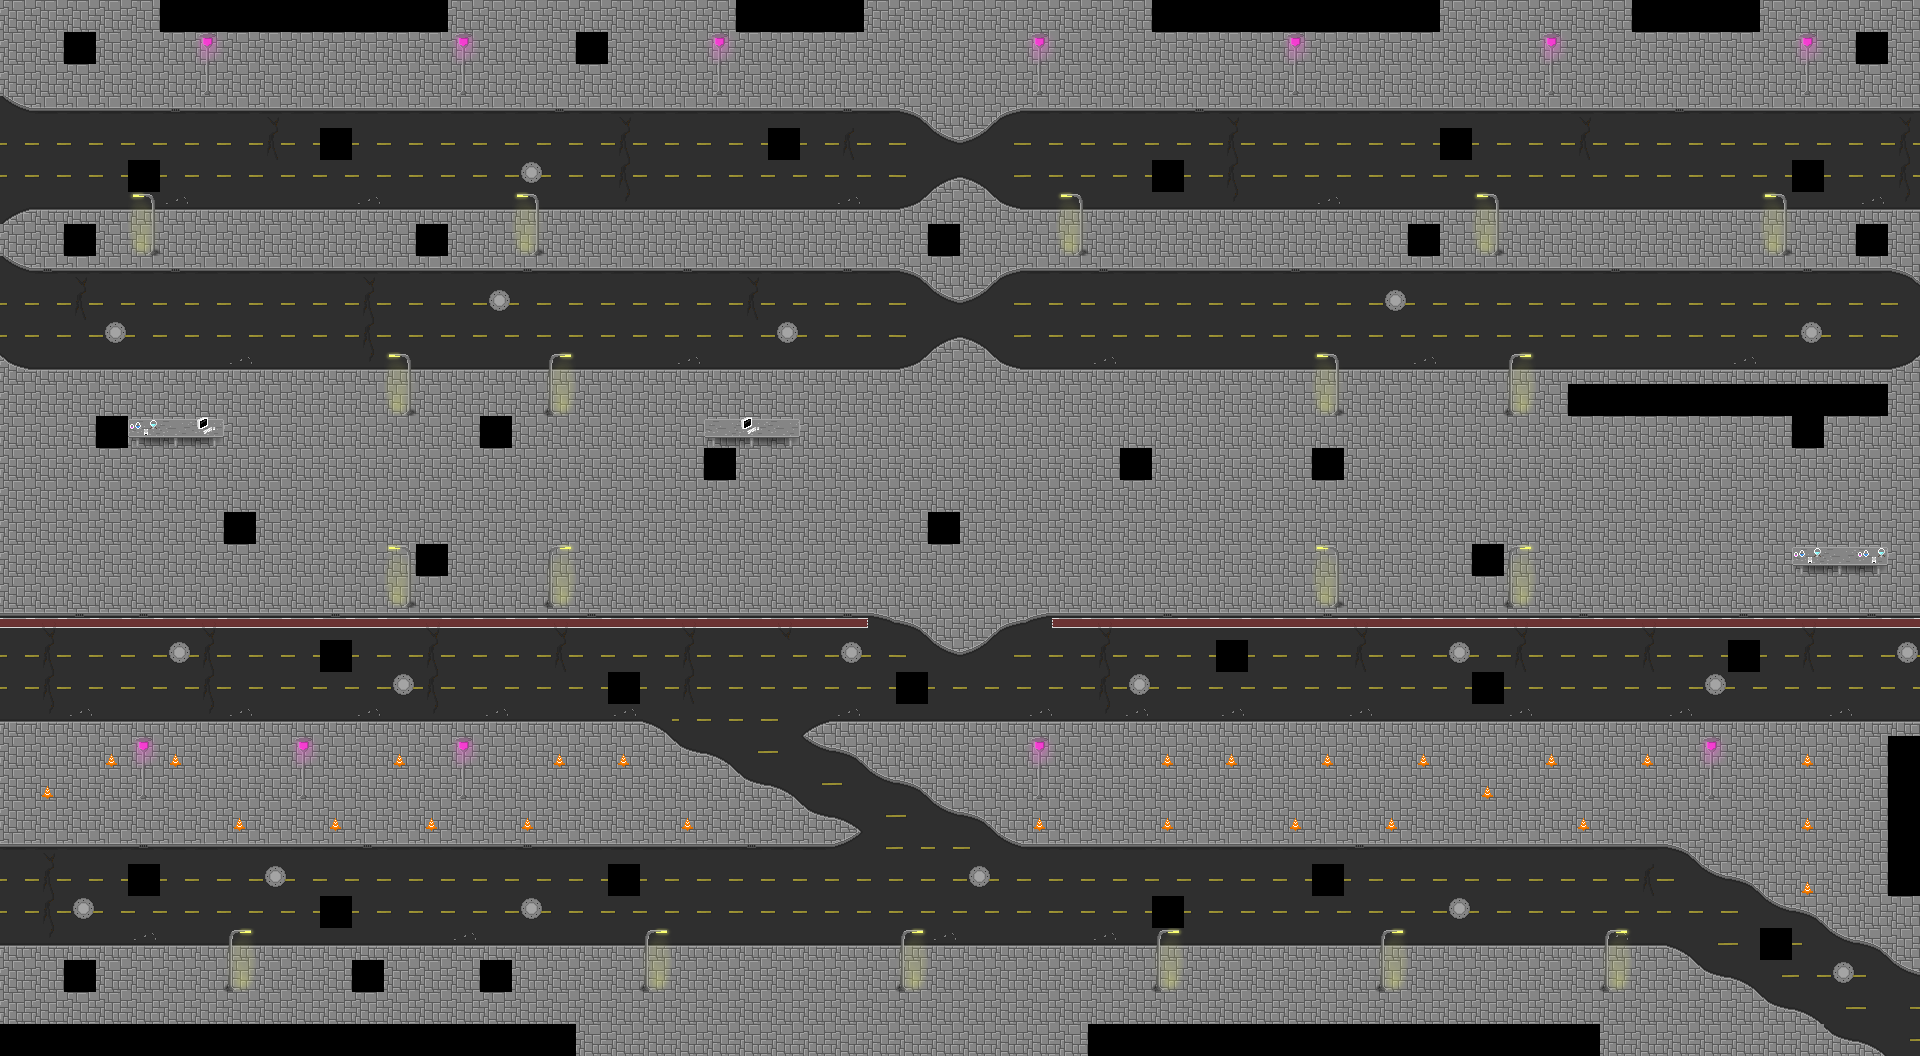

The image is a tile-based game level rendered from a .tmx file. Its description and source (layers, tilesets, objects; grid data summarised) follow:
An orthogonal 60x33 tile map with 32x32 px tiles, 9 tile layers (Floor, Holes, Inner Wall, Car, ...), 2 tilesets and 48 objects (47x Enemy Spawn, Player Spawn).

<map version="1.9" tiledversion="1.9.2" orientation="orthogonal" renderorder="right-down" width="60" height="33" tilewidth="32" tileheight="32" infinite="0" nextlayerid="14" nextobjectid="49">
 <tileset firstgid="1" source="Level2.tsx" />
 <tileset firstgid="97" source="Furniture.tsx" />
 <layer id="1" name="Floor" width="60" height="33" locked="1">
  <data>[1980 cells, 1815 non-empty, 34 distinct tile ids]</data>
 </layer>
 <layer id="2" name="Holes" width="60" height="33" locked="1">
  <data>[1980 cells, 103 non-empty, 11 distinct tile ids]</data>
 </layer>
 <layer id="4" name="Inner Wall" width="60" height="33" locked="1">
  <data>[1980 cells, 81 non-empty, 18 distinct tile ids]</data>
 </layer>
 <layer id="13" name="Car" width="60" height="33" locked="1">
  <data>[1980 cells, 27 non-empty, 3 distinct tile ids]</data>
 </layer>
 <layer id="6" name="Trees" width="60" height="33" locked="1">
  <data>[1980 cells, 130 non-empty, 2 distinct tile ids]</data>
 </layer>
 <layer id="12" name="Furniture" width="60" height="33" locked="1">
  <data>[1980 cells, 98 non-empty, 10 distinct tile ids]</data>
 </layer>
 <layer id="7" name="Furniture on Top" width="60" height="33" locked="1">
  <data>[1980 cells, 5 non-empty, 2 distinct tile ids]</data>
 </layer>
 <layer id="8" name="outer wall" width="60" height="33" locked="1">
  <data>[1980 cells, 181 non-empty, 34 distinct tile ids]</data>
 </layer>
 <layer id="9" name="Door" width="60" height="33" locked="1">
  <data>[1980 cells, 48 non-empty, 8 distinct tile ids]</data>
 </layer>
 <objectgroup id="10" name="Spawn Points">
  <object id="1" name="Player Spawn" x="97.6666" y="901.167">
   <point />
  </object>
  <object id="2" name="Enemy Spawn" x="121.5" y="679.833">
   <point />
  </object>
  <object id="3" name="Enemy Spawn" x="130.667" y="982">
   <point />
  </object>
  <object id="4" name="Enemy Spawn" x="560.333" y="985">
   <point />
  </object>
  <object id="5" name="Enemy Spawn" x="838" y="996.333">
   <point />
  </object>
  <object id="6" name="Enemy Spawn" x="719" y="815">
   <point />
  </object>
  <object id="7" name="Enemy Spawn" x="1046.67" y="986.667">
   <point />
  </object>
  <object id="8" name="Enemy Spawn" x="1254" y="982">
   <point />
  </object>
  <object id="9" name="Enemy Spawn" x="1472.67" y="981.667">
   <point />
  </object>
  <object id="10" name="Enemy Spawn" x="1801" y="976">
   <point />
  </object>
  <object id="11" name="Enemy Spawn" x="1749" y="840.667">
   <point />
  </object>
  <object id="12" name="Enemy Spawn" x="1838" y="685">
   <point />
  </object>
  <object id="13" name="Enemy Spawn" x="1448" y="423">
   <point />
  </object>
  <object id="14" name="Enemy Spawn" x="1737" y="481">
   <point />
  </object>
  <object id="15" name="Enemy Spawn" x="1803" y="523">
   <point />
  </object>
  <object id="16" name="Enemy Spawn" x="1413" y="587">
   <point />
  </object>
  <object id="17" name="Enemy Spawn" x="1392" y="496">
   <point />
  </object>
  <object id="18" name="Enemy Spawn" x="1159" y="507">
   <point />
  </object>
  <object id="19" name="Enemy Spawn" x="981" y="516">
   <point />
  </object>
  <object id="20" name="Enemy Spawn" x="803" y="520">
   <point />
  </object>
  <object id="21" name="Enemy Spawn" x="487" y="501">
   <point />
  </object>
  <object id="22" name="Enemy Spawn" x="528" y="676.667">
   <point />
  </object>
  <object id="23" name="Enemy Spawn" x="260" y="537">
   <point />
  </object>
  <object id="24" name="Enemy Spawn" x="131" y="517">
   <point />
  </object>
  <object id="25" name="Enemy Spawn" x="99" y="342">
   <point />
  </object>
  <object id="26" name="Enemy Spawn" x="325" y="341">
   <point />
  </object>
  <object id="27" name="Enemy Spawn" x="557" y="322">
   <point />
  </object>
  <object id="28" name="Enemy Spawn" x="756" y="328">
   <point />
  </object>
  <object id="29" name="Enemy Spawn" x="979" y="332">
   <point />
  </object>
  <object id="30" name="Enemy Spawn" x="1174" y="333">
   <point />
  </object>
  <object id="31" name="Enemy Spawn" x="1408" y="317">
   <point />
  </object>
  <object id="32" name="Enemy Spawn" x="1582" y="318">
   <point />
  </object>
  <object id="33" name="Enemy Spawn" x="1758" y="319">
   <point />
  </object>
  <object id="34" name="Enemy Spawn" x="1816" y="174">
   <point />
  </object>
  <object id="35" name="Enemy Spawn" x="1602" y="252">
   <point />
  </object>
  <object id="36" name="Enemy Spawn" x="1627" y="174">
   <point />
  </object>
  <object id="37" name="Enemy Spawn" x="1334" y="176">
   <point />
  </object>
  <object id="38" name="Enemy Spawn" x="1478" y="168">
   <point />
  </object>
  <object id="39" name="Enemy Spawn" x="1315" y="251">
   <point />
  </object>
  <object id="40" name="Enemy Spawn" x="993.333" y="90.6667">
   <point />
  </object>
  <object id="41" name="Enemy Spawn" x="1141" y="167">
   <point />
  </object>
  <object id="42" name="Enemy Spawn" x="1764.67" y="97">
   <point />
  </object>
  <object id="43" name="Enemy Spawn" x="829" y="183">
   <point />
  </object>
  <object id="44" name="Enemy Spawn" x="610" y="86.6667">
   <point />
  </object>
  <object id="45" name="Enemy Spawn" x="433" y="165">
   <point />
  </object>
  <object id="46" name="Enemy Spawn" x="217" y="168">
   <point />
  </object>
  <object id="47" name="Enemy Spawn" x="102.333" y="67.3333">
   <point />
  </object>
  <object id="48" name="Enemy Spawn" x="69" y="238">
   <point />
  </object>
 </objectgroup>
</map>